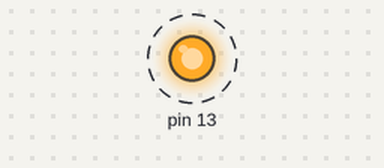
Recording of a sketch running on a simulated Arduino Uno, built with avr-gcc and run on an emulated ATmega328P. On the bench: output pins drawn as LEDs (lit = HIGH). Dashed ring = blinking. EEPROM starts erased.

Above: at 0.06 s.
Timing chart, 0 to 3.0 s (numbered marks = the images above):
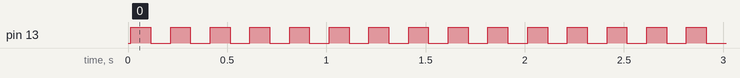

The sketch:

eepromWrite.ino
```cpp
#include <EEPROM.h>

//Write the serialnumber here. It just should contain 5 characters
const char * switchSernum = "D0544";

void setup() {

  for (int i = 0; i < 5; i ++)
  {
    EEPROM.write(i, switchSernum[i]);
    delay(1);
  }

  pinMode(13, OUTPUT);
}

void loop() {
  digitalWrite(13, HIGH);
  delay(100);
  digitalWrite(13, LOW);
  delay(100);

}
```

Measured:
- by itself, pin 13: alternates HIGH for 0.10 s and LOW for 0.10 s
